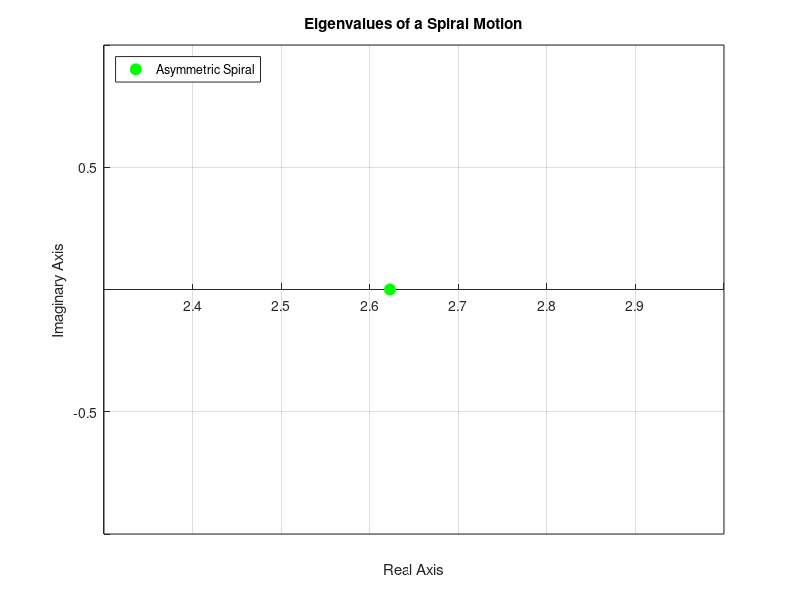
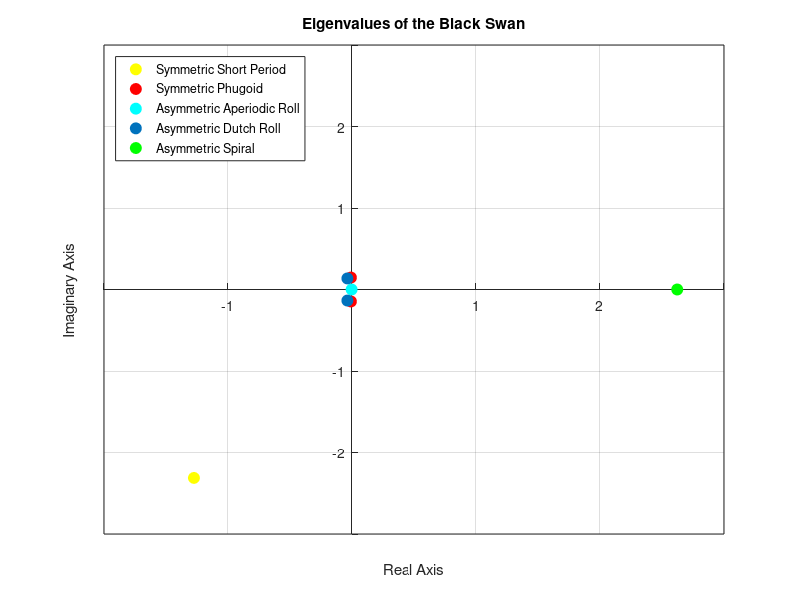

Source code (MATLAB) for these figures, in order:
clc; clear all; 


%Sources used:
%Lectures Flight Dynamic// AE3212-I
%Airplane Design 1985, J.Roskam
%Flight Dynamics 2013, J.A. Mulder / W.H.J.J. van Staveren / J.C. van der Vaart / E. de Weerdt /
%C.C. de Visser / A.C. in �t Veld / E. Mooij

%%Inputs
%CRUISE CONDITIONS FOR ALL MANEUVERS 

Ix = 55229.17; %Moment of inertia around x-axis [kg*m^2] ????
Iy = 4909.91; %Moment of inertia around y-axis [kg*m^2] ????
Iz = 58139.42; %Moment of inertia around z-axis [kg*m^2] ????
Ixz = 627.60; %Moment of inertia around xz-plane [kg*m^2] ????
C_la= 4.7603; %Lift curve slope, taken from data sheet provided by Martin dCl/dalpha[1/rad]  ????
S= 9.52; %Wing surface area [m^2] ???? STAN
c= 1.036; %Mean aerodynamic chord [m] ???? STAN
b= 9.76; %Wing span [m]         % STAN ????
A = 10; %Aspect ratio [-]
g= 9.81; %Gravitational acceleration [m/s^2]
m = 1435. ;%mass [kg}
W = m*g; %Weight [N]
V = 92.6; %Cruise velocity  [m/s] 
C_L = 0.35;% Lift coefficient at 0 deg AoA and -2 deg incidence [-]
rho = 0.966632; %Density at 5000m altitude [kg/m^3]
C_D = 0.0294; %Drag coefficient of the aircraft [-]
T_p = 180000.; %Thrust of the propuslive system [N] , as taken from Vlado
% T_c = T_p/(0.5*rho*V^2*S); %Thrust coefficient of the propulsive system [-]
T_c = -C_D
mu_c=m./(rho*S*c); %Dimesional parameter for symmetric motion 
mu_b=m./(rho*S*b); %Dimesional parameter for asymmetric motion 
Kx2 = (Ix/(rho*S*b^3))/mu_b; % Non-dimesional moment of inertia around x axis [kg*m^2]
Ky2 = (Iy/(rho*S*c^3))/mu_c; % Non-dimenstional moment of inertia around y axis [kg*m^2]
Kz2 = (Iz/(rho*S*b^3))/mu_b; %Non-dimensional moment of inertia around z axis [kg*m^2]
Kxz = (Ixz/(rho*S*b^3))/mu_b;%Non-dimensional moment of inertia around in the xz plane [kg*m^2]
e = 0.82; %Assumed oswald efficiency factor
H = 2400; %Cruise altitude [m]
de_da = 0.392; %Total downwash gradient [-]
Sh = 2.3347; %Surface area of horizontal tail [m^2]
lh = 4.3; %Distance between the aerodynamic center of the wing and the aerodynamic center of the horizontal tail [m]
Vh_V = sqrt(0.85); % Velocity ratio of horizontal tail to wing [-]
C_nha = 0.5/0.174533; %Lift curve slope of horizontal tail, extrapolated from data by Martin [-]

%Derivatives for symmetric flight
C_x0 = -C_D + T_c; %Coefficient of X-force in X-direction in equilibrium condition
C_z0 = -C_L; %Coefficient of Z-force in Z-direction in equilibrium condition
C_xu = -2.*C_D; %-0.0279; % Derivative of coefficient of X-force in X-direction with respect to velocity
C_zu =  -2.*C_L ; %-0.3762;% Derivative of coefficient of Z-force in Z-direction with respect to velocity
C_mu = 0.0;%0.0699; % Derivative of the pitching moment coefficient with respect to velocity
C_xa =  C_L*(1-(2.*C_la)/(pi*A*e)); %-0.4797; % Derivative of coefficient of X-force in X-direction with respect to angle of attack
C_za = -C_la - C_D; %-5.7434;% Derivative of coefficient of Z-force in Z-direction with respect to angle of attack
C_ma =  -0.66 ; %-0.5626; % Derivative of the pitching moment coefficient with respect to angle of attack, from data by Martin
C_zq = -2.*C_nha*Vh_V^2*(Sh*lh)/(S*c)  ; %-5.6629; % Derivative of coefficient of Z-force in Z-direction with respect to pitching velocity
C_mq =   -1.15*C_nha*Vh_V^2*(Sh*lh^2)/(S*c^2); %-8.7941; % Derivative of the pitching moment coefficient with respect to pitching velocity
C_zar = -0.2*de_da*Vh_V^2*(Sh*lh)/(S*c) ; %-0.0035; % Derivative of coefficient of Z-force in Z-direction with respect to the change in the angle of attack
C_mar = -0.2*de_da*Vh_V^2*(Sh*lh^2)/(S*c^2) ; %0.1780; % Derivative of the pitching moment coefficient with respect to the change in the angle of attack

%Derivatives for asymmetric flight
%Taken from cessna citation II as a reference aicraft with similar
%geometry,since 3D simulations required for correct derivatives
C_yb = -0.75; % Derivative of coefficient of the Y-force in Y-direction with resprect to the sideslip angle
C_lb = -0.1026;% Derivative of the rolling moment coefficient with respect to the sideslip angle
C_nb =  0.1348;% Derivative of the yawing moment coefficient with respect to the sideslip angle
C_nbr =  0.0; % Derivative of the yawing moment coefficient with respect to the change in the sideslip angle
C_yp = -0.0304;% Derivative of coefficient of the Y-force in Y-direction with resprect to the rolling velocity
C_lp = -0.7108;% Derivative of the rolling moment coefficient with respect to rolling velocity
C_np = -0.0602; % Derivative of the yawing moment coefficient with respect to the rolling velocity
C_yr = 0.8495; % Derivative of coefficient of the Y-force in Y-direction with resprect to the yawing velocity
C_lr = 0.2376; % Derivative of the rolling moment coefficient with respect to yawing velocity
C_nr = -0.2061;% Derivative of the yawing moment coefficient with respect to the yawing velocity



%Derivatives for asymmetric flight OUR VALUES
%Taken from cessna citation II as a reference aicraft with similar
%geometry,since 3D simulations required for correct derivatives
C_yb = -0.009164; % Derivative of coefficient of the Y-force in Y-direction with resprect to the sideslip angle
C_lb = -0.0001892;% Derivative of the rolling moment coefficient with respect to the sideslip angle
C_nb =  0.00296;% Derivative of the yawing moment coefficient with respect to the sideslip angle
C_nbr =  0.0; % Derivative of the yawing moment coefficient with respect to the change in the sideslip angle ??????
C_yp = -0.0000729;% Derivative of coefficient of the Y-force in Y-direction with resprect to the rolling velocity
C_lp = -0.00879;% Derivative of the rolling moment coefficient with respect to rolling velocity
C_np = -0.0001858; % Derivative of the yawing moment coefficient with respect to the rolling velocity
C_yr = 0.8495; % Derivative of coefficient of the Y-force in Y-direction with resprect to the yawing velocity
C_lr = 0.2376; % Derivative of the rolling moment coefficient with respect to yawing velocity
C_nr = -0.2061;% Derivative of the yawing moment coefficient with respect to the yawing velocity


%%
disp("1: Short Period")
disp("2: Phugoid")
disp("3: Aperiodic Roll")
disp("4: Dutch Roll")
disp("5: Spiral")
prompt=input('Manuevre: ');

%% Short Oscillation
if prompt==1
    %slide 50
    disp('Short Period: ')
    short_period=[2*mu_c*Ky2*(2*mu_c-C_zar), -2*mu_c*Ky2*C_za-(2*mu_c+C_zq)*C_mar-(2*mu_c-C_zar)*C_mq,...
        C_za*C_mq-(2*mu_c+C_zq)*C_ma];
    root_short=roots(short_period);
    root_short=root_short*V/c;
    %Frequency, Period and Oscillations
    w0=sqrt(real(root_short(1)).^(2)+imag(root_short(1)).^(2))*V/c;
    big_zeta=-real(root_short(1))./sqrt(real(root_short(1)).^(2)+imag(root_short(1)).^(2));
    wn=w0*sqrt(1-big_zeta.^(2));
    P=2*pi./wn;
    T12=-0.693/real(root_short(1))*c/V;
    C12=-0.11*(imag(root_short(1))./real(root_short(1)));
    
    X1 = [real(root_short(1));real(root_short(2))];
    YMatrix1 = [imag(root_short(1)),imag(root_short(2))];
    figure1 = figure;
    axes1 = axes('Parent',figure1);
    hold(axes1,'on');
    plot(X1,YMatrix1,'DisplayName','Symmetric Short Period','MarkerFaceColor',[1 1 0],'MarkerEdgeColor',[1 1 0],...
    'MarkerSize',8,...
    'Marker','o',...
    'LineStyle','none',...
    'Color',[1 0 0]);
    xlabel('Real Axis');
    title('Eigenvalues of a Short Period Motion');
    ylabel('Imaginary Axis');
    box(axes1,'on');
    grid(axes1,'on');
    set(axes1,'XAxisLocation','origin','YAxisLocation','origin')
    legend1 = legend(axes1,'show');
    set(legend1,'Location','northwest');
    
    
end
%% Phugoid
if prompt==2
    disp('Phugoid: ')
    phugoid=[-4.*mu_c.^(2), 2.*mu_c.*C_xu, -C_zu.*C_z0];
    root_phugoid=roots(phugoid);
    root_phugoid=root_phugoid*V/c;
    %Frequency, Period and Oscillations
    w0=sqrt(real(root_phugoid(1)).^(2)+imag(root_phugoid(1)).^(2))*V/c;
    big_zeta=-real(root_phugoid(1))./sqrt(real(root_phugoid(1)).^(2)+imag(root_phugoid(1)).^(2));
    wn=w0*sqrt(1-big_zeta.^(2));
    P=2*pi./wn;
    T12=-0.693/real(root_phugoid(1))*c./V;
    C12=-0.11*(imag(root_phugoid(1))./real(root_phugoid(1)));
    
    X2 = [real(root_phugoid(1));real(root_phugoid(2))];
    YMatrix2 = [imag(root_phugoid(1)),imag(root_phugoid(2))];
    figure1 = figure;
    axes1 = axes('Parent',figure1);
    hold(axes1,'on');
    plot(X2,YMatrix2,'DisplayName','Symmetric Phugoid','MarkerFaceColor',[1 0 0],'MarkerSize',8,'Marker','o',...
    'LineStyle','none',...
    'Color',[1 0 0]); 
    xlabel('Real Axis');
    title('Eigenvalues of a Phugoid Motion');
    ylabel('Imaginary Axis');
    box(axes1,'on');
    grid(axes1,'on');
    set(axes1,'XAxisLocation','origin','YAxisLocation','origin')
    legend1 = legend(axes1,'show');
    set(legend1,'Location','northwest');
end
%% Aperiodic roll
if prompt==3
    disp('Aperiodic roll: ')
    aperiodic_roll=C_lp./(4*mu_b*Kx2);
    aperiodic_roll = aperiodic_roll*V./b;
    % Time for damp
    T12=-0.693./aperiodic_roll*b./V;
    
    X3 = [real(aperiodic_roll(1))];
    YMatrix3 = [0];
    figure1 = figure;
    axes1 = axes('Parent',figure1);
    hold(axes1,'on');
    plot(X3,YMatrix3,'DisplayName','Asymmetric Aperiodic Roll','MarkerFaceColor',[0 1 1],'MarkerEdgeColor',[0 1 1],...
    'MarkerSize',8,...
    'Marker','o',...
    'LineStyle','none',...
    'Color',[1 0 0]);
    xlabel('Real Axis');
    title('Eigenvalues of a Aperiodic Roll Motion');
    ylabel('Imaginary Axis');
    box(axes1,'on');
    grid(axes1,'on');
    set(axes1,'XAxisLocation','origin','YAxisLocation','origin')
    legend1 = legend(axes1,'show');
    set(legend1,'Location','northwest');
end
%% Dutch roll
if prompt==4
    disp('Dutch roll: ')
    dutch_roll=[8*mu_b.^(2)*Kz2, -2*mu_b*(C_nr+2*Kz2*C_yb), 4*mu_b*C_nb+C_yb*C_nr];
    root_dutch=roots(dutch_roll);
    root_dutch = root_dutch.*V./b;
    % Period, Frequency Time damping
    w0=sqrt(real(root_dutch(1)).^(2)+imag(root_dutch(1)).^(2))*V/c;
    big_zeta=-real(root_dutch(1))./sqrt(real(root_dutch(1)).^(2)+imag(root_dutch(1)).^(2));
    wn=w0*sqrt(1-big_zeta.^(2));
    P=2*pi./wn;
    T12=-0.693/real(root_dutch(1))*b/V;
    C12=-0.11*(imag(root_dutch(1))./real(root_dutch(1))); 
    
    X4 = [real(root_dutch(1));real(root_dutch(2))];
    YMatrix4 = [imag(root_dutch(1)),imag(root_dutch(2))];
    figure1 = figure;
    axes1 = axes('Parent',figure1);
    hold(axes1,'on');
    plot(X4,YMatrix4,'DisplayName','Asymmetric Dutch Roll','MarkerFaceColor',[0 0.447058826684952 0.74117648601532],...
    'MarkerEdgeColor',[0 0.447058826684952 0.74117648601532],...
    'MarkerSize',8,...
    'Marker','o',...
    'LineStyle','none',...
    'Color',[1 0 0]);
    xlabel('Real Axis');
    title('Eigenvalues of a Dutch Roll Motion');
    ylabel('Imaginary Axis');
    box(axes1,'on');
    grid(axes1,'on');
    set(axes1,'XAxisLocation','origin','YAxisLocation','origin')
    legend1 = legend(axes1,'show');
    set(legend1,'Location','northwest');
end
%% Spiral 
if prompt==5
    disp('Spiral eigenvalue: ')
    root_spiral=(2*C_L*(C_lb*C_nr-C_nb*C_lr))./(C_lp*(C_yb*C_nr+4*mu_b*C_nb)-C_np*(C_yb*C_lr+4*mu_b*C_lb));
    root_spiral = root_spiral*V./b;
    disp('Spiral Numerator >0 is convergence');  
    (2*C_L*(C_lb*C_nr-C_nb*C_lr));
    disp('Numerator negative,spiral is unstable');
    % Time damping period
    T12=abs(-0.693/real(root_spiral)*b/V);
    
    X5 = [real(root_spiral(1))];
    YMatrix5 = [0];
    figure1 = figure;
    axes1 = axes('Parent',figure1);
    hold(axes1,'on');
    plot(X5,YMatrix5,'DisplayName','Asymmetric Spiral','MarkerFaceColor',[0 1 0],'MarkerEdgeColor',[0 1 0],...
    'MarkerSize',8,...
    'Marker','o',...
    'LineStyle','none',...
    'Color',[1 0 0]);
    xlabel('Real Axis');
    title('Eigenvalues of a Spiral Motion');
    ylabel('Imaginary Axis');
    box(axes1,'on');
    grid(axes1,'on');
    set(axes1,'XAxisLocation','origin','YAxisLocation','origin')
    legend1 = legend(axes1,'show');
    set(legend1,'Location','northwest');
end

%PLOT ALL MOTIONS ON A SINGLE
%GRAPH-----------------------------------------------------------------------------------------------
short_period=[2*mu_c*Ky2*(2*mu_c-C_zar), -2*mu_c*Ky2*C_za-(2*mu_c+C_zq)*C_mar-(2*mu_c-C_zar)*C_mq,...
    C_za*C_mq-(2*mu_c+C_zq)*C_ma];
root_short=roots(short_period);
root_short=root_short*V/c;

phugoid=[-4.*mu_c.^(2), 2.*mu_c.*C_xu, -C_zu.*C_z0];
root_phugoid=roots(phugoid);
root_phugoid=root_phugoid*V/c;

aperiodic_roll=C_lp./(4*mu_b*Kx2);
aperiodic_roll = aperiodic_roll*V./b;

dutch_roll=[8*mu_b.^(2)*Kz2, -2*mu_b*(C_nr+2*Kz2*C_yb), 4*mu_b*C_nb+C_yb*C_nr];
root_dutch=roots(dutch_roll);
root_dutch = root_dutch.*V./b;

root_spiral=(2*C_L*(C_lb*C_nr-C_nb*C_lr))./(C_lp*(C_yb*C_nr+4*mu_b*C_nb)-C_np*(C_yb*C_lr+4*mu_b*C_lb));
root_spiral = root_spiral*V./b;

X1 = [real(root_short(1));real(root_short(2))];
YMatrix1 = [imag(root_short(1)),imag(root_short(2))];
X2 = [real(root_phugoid(1));real(root_phugoid(2))];
YMatrix2 = [imag(root_phugoid(1)),imag(root_phugoid(2))];
X3 = [real(aperiodic_roll(1))];
YMatrix3 = [0];
X4 = [real(root_dutch(1));real(root_dutch(2))];
YMatrix4 = [imag(root_dutch(1)),imag(root_dutch(2))];
X5 = [real(root_spiral(1))];
YMatrix5 = [0];

figure1 = figure('Color',[1 1 1]);
axes1 = axes('Parent',figure1);
hold(axes1,'on');

plot(X1,YMatrix1,'DisplayName','Symmetric Short Period','MarkerFaceColor',[1 1 0],'MarkerEdgeColor',[1 1 0],...
    'MarkerSize',8,...
    'Marker','o',...
    'LineStyle','none',...
    'Color',[1 0 0]); hold on;
plot(X2,YMatrix2,'DisplayName','Symmetric Phugoid','MarkerFaceColor',[1 0 0],'MarkerSize',8,'Marker','o',...
    'LineStyle','none',...
    'Color',[1 0 0]); hold on;
plot(X3,YMatrix3,'DisplayName','Asymmetric Aperiodic Roll','MarkerFaceColor',[0 1 1],'MarkerEdgeColor',[0 1 1],...
    'MarkerSize',8,...
    'Marker','o',...
    'LineStyle','none',...
    'Color',[1 0 0]); hold on;
plot(X4,YMatrix4,'DisplayName','Asymmetric Dutch Roll','MarkerFaceColor',[0 0.447058826684952 0.74117648601532],...
    'MarkerEdgeColor',[0 0.447058826684952 0.74117648601532],...
    'MarkerSize',8,...
    'Marker','o',...
    'LineStyle','none',...
    'Color',[1 0 0]); hold on;
plot(X5,YMatrix5,'DisplayName','Asymmetric Spiral','MarkerFaceColor',[0 1 0],'MarkerEdgeColor',[0 1 0],...
    'MarkerSize',8,...
    'Marker','o',...
    'LineStyle','none',...
    'Color',[1 0 0]);

xlabel('Real Axis');
title('Eigenvalues of the Black Swan');
ylabel('Imaginary Axis');
box(axes1,'on');
grid(axes1,'on');
set(axes1,'XAxisLocation','origin','YAxisLocation','origin')
legend1 = legend(axes1,'show');
set(legend1,'Location','northwest');
%----------------------------------------------------------------------------------------------------------------
